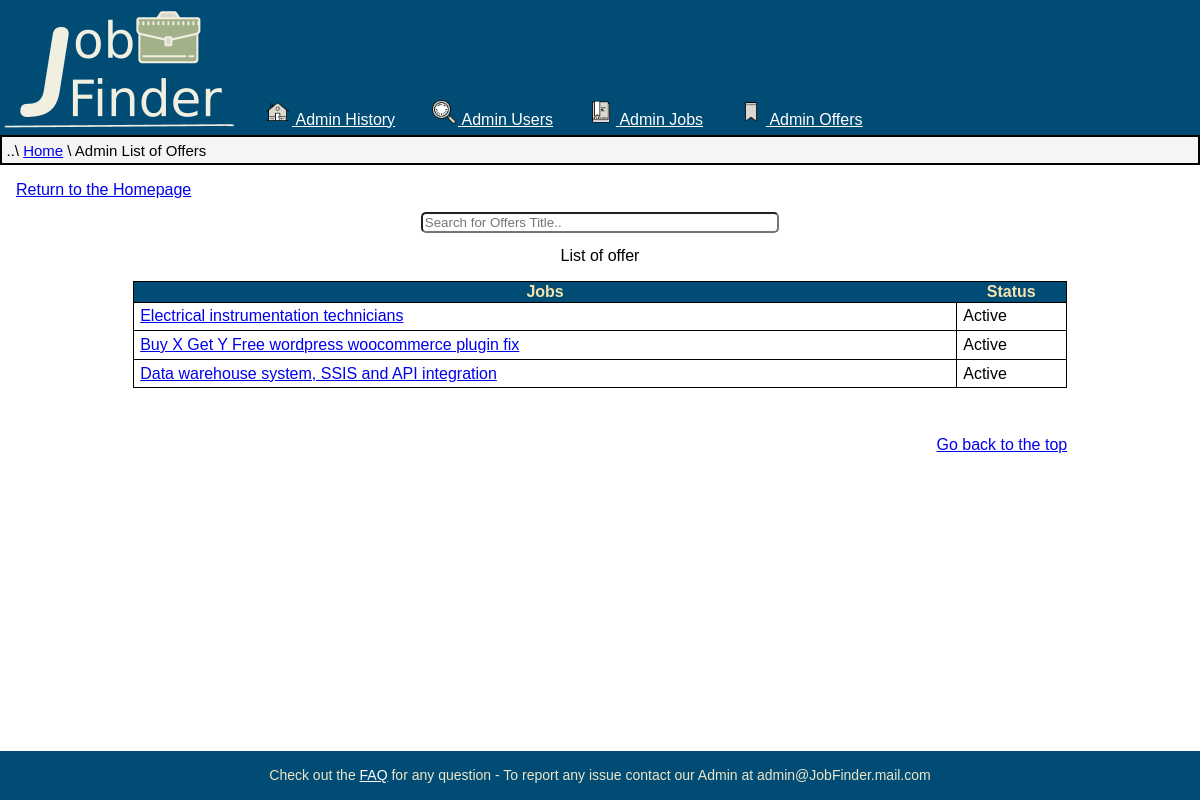
/PHP/AdminOffers.php (signed in), run on an earlier commit of the app's database.
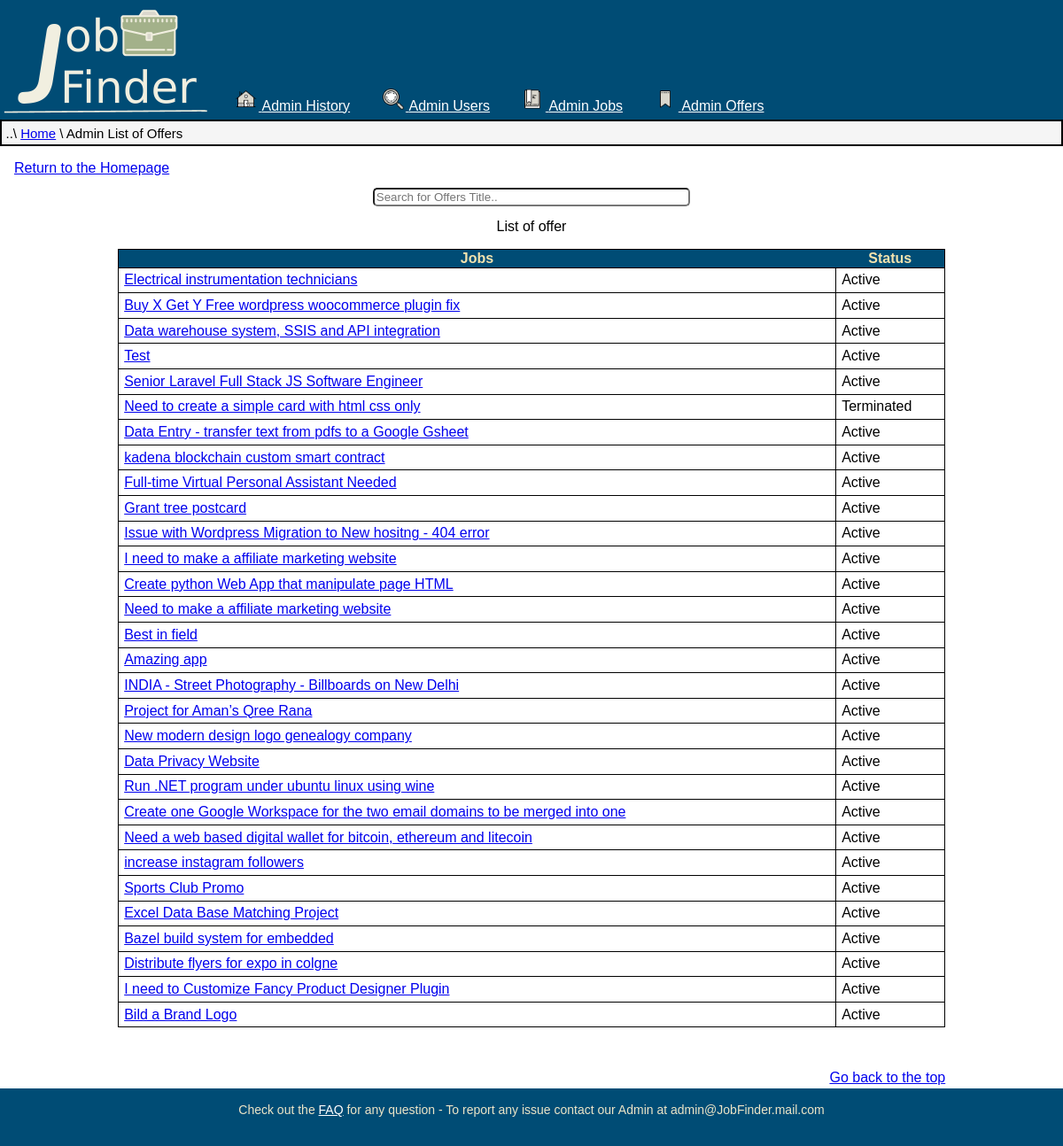
And on a later commit of the database.
### tables this page shows
CREATE TABLE `current_jobs` (
  `Code_job` int(10) UNSIGNED NOT NULL,
  `Code_user` int(10) UNSIGNED NOT NULL,
  `Date` datetime NOT NULL,
  `Title` varchar(128) NOT NULL,
  `Description` varchar(4096) NOT NULL,
  `Tipology` enum('Fulltime','Onetime','Urgent','Recruiter') DEFAULT NULL,
  `Payment` tinyint(1) NOT NULL,
  `P_min` int(6) NOT NULL,
  `P_max` int(6) NOT NULL,
  `Expiring` datetime NOT NULL
);

### PHP/DBAccess.php (called while the page is built, shortened)
<?php
class DBAccess {
	private $connection;
	public function openDBConnection(){
		$this->connection = mysqli_connect(DBAccess::HOST_DB, DBAccess::USERNAME, DBAccess::PASSWORD, DBAccess::DBNAME);
		if(!$this->connection){
			echo("connessione al DB fallita: ".mysqli_connect_errno());
			return false;
		}
		else
			return true;
	}
  public function getOffers() {
		$queryResult = mysqli_query($this->connection, 'SELECT Title, Code_job, Expiring FROM current_jobs;');
		if(mysqli_num_rows($queryResult) == 0)
			return null;
		else {
			$result=array();
			while($row=mysqli_fetch_assoc($queryResult))
			array_push($result, $row);
			return $result;
    }
  }
}
?>

### PHP/AdminOffers.php (the view, shortened to what this page needs)
<?php
require_once 'DBAccess.php';
if(isset($_SESSION['Admin'])) {
  $DBAccess = new DBAccess();
  $url = '..'. DIRECTORY_SEPARATOR .'HTML'. DIRECTORY_SEPARATOR .'Admin.html';
  $pagina = file_get_contents($url);
	$listaOffers = $DBAccess->getOffers();
  $urltabella = '..'. DIRECTORY_SEPARATOR .'HTML'. DIRECTORY_SEPARATOR .'Elements'. DIRECTORY_SEPARATOR .'TableAdminJob.html';
  $tabella = file_get_contents($urltabella);
  $contenuto ='';
  if(isset($listaOffers)){
    foreach($listaOffers as $U)
    {
      $contenuto .= '<tr>
        <td><a href="ViewJob.php?Code_job='.trim($U["Code_job"]).'">'.trim($U["Title"]).'</a></td>
        <td>'. (trim($U["Expiring"]) > date("Y-m-d h:i:sa") ? 'Active' : 'Terminated') .'</td>
      </tr>';
    }
  }
  $tabella = str_replace('{{value}}',$contenuto,$tabella);
  $tabella = str_replace('{{elem}}','offer',$tabella);
  $pagina = str_replace('<admin>',$tabella,$pagina);
  $pagina = str_replace('{{element}}','Offers Title',$pagina);
  $pagina = str_replace('{{Page}}','List of Offers',$pagina);
  echo $pagina;
}
else
	header("Location:Welcome.php");
?>

What changed in the data, as far as the page shows it:
added current_jobs: Title "Test", shows "Active"
added current_jobs: Title "Senior Laravel Full Stack JS Software Engineer", shows "Active"
added current_jobs: Title "Need to create a simple card with html css only", shows "Terminated"
added current_jobs: Title "Data Entry - transfer text from pdfs to a Google Gsheet", shows "Active"
added current_jobs: Title "kadena blockchain custom smart contract", shows "Active"
added current_jobs: Title "Full-time Virtual Personal Assistant Needed", shows "Active"
added current_jobs: Title "Grant tree postcard", shows "Active"
added current_jobs: Title "Issue with Wordpress Migration to New hositng - 404 error", shows "Active"
added current_jobs: Title "I need to make a affiliate marketing website", shows "Active"
added current_jobs: Title "Create python Web App that manipulate page HTML", shows "Active"
added current_jobs: Title "Need to make a affiliate marketing website", shows "Active"
added current_jobs: Title "Best in field", shows "Active"
added current_jobs: Title "Amazing app", shows "Active"
added current_jobs: Title "INDIA - Street Photography - Billboards on New Delhi", shows "Active"
added current_jobs: Title "Project for Aman’s Qree Rana", shows "Active"
added current_jobs: Title "New modern design logo genealogy company", shows "Active"
added current_jobs: Title "Data Privacy Website", shows "Active"
added current_jobs: Title "Run .NET program under ubuntu linux using wine", shows "Active"
added current_jobs: Title "Create one Google Workspace for the two email domains to be merged into one", shows "Active"
added current_jobs: Title "Need a web based digital wallet for bitcoin, ethereum and litecoin", shows "Active"
added current_jobs: Title "increase instagram followers", shows "Active"
added current_jobs: Title "Sports Club Promo", shows "Active"
added current_jobs: Title "Excel Data Base Matching Project", shows "Active"
added current_jobs: Title "Bazel build system for embedded", shows "Active"
added current_jobs: Title "Distribute flyers for expo in colgne", shows "Active"
added current_jobs: Title "I need to Customize Fancy Product Designer Plugin", shows "Active"
added current_jobs: Title "Bild a Brand Logo", shows "Active"
